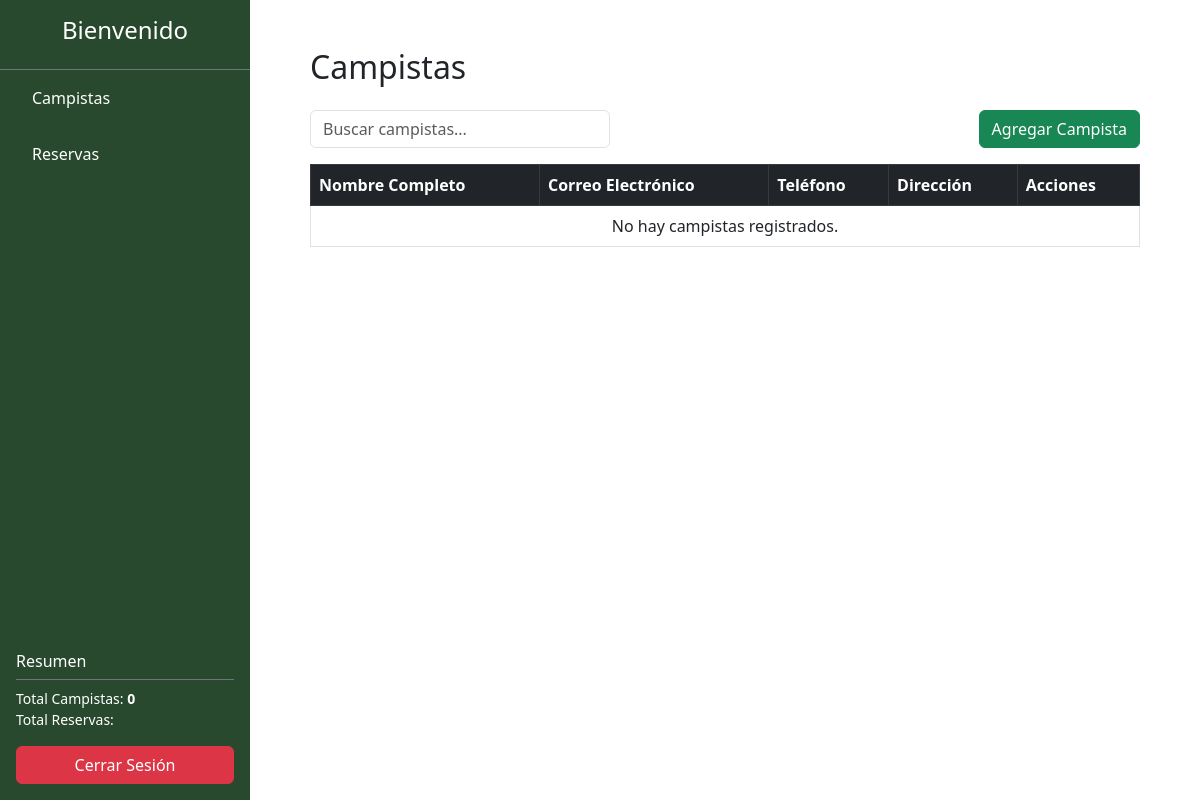
The page /campistas/ (signed in) on the database as committed earlier.
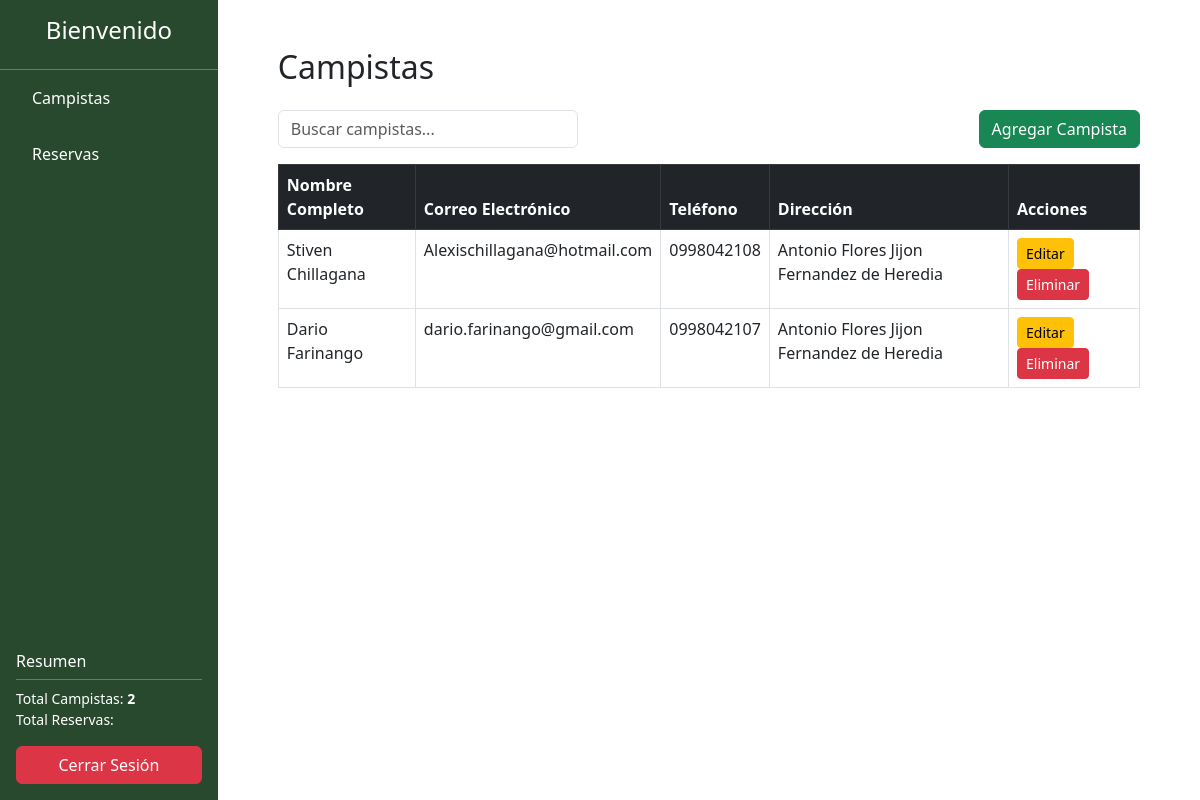
The same page on the database as committed later.
### Aplicaciones/Reservas_Camping_SD/models.py (models this page shows)
class Campista(models.Model):
    nombre_completo = models.CharField(max_length=100)
    correo_electronico = models.EmailField(unique=True)
    telefono = models.CharField(max_length=15)
    direccion = models.TextField(blank=True, null=True)
    usuario = models.ForeignKey('Usuario', on_delete=models.CASCADE)

### Aplicaciones/Reservas_Camping_SD/views.py (the view)
# urls.py: path('campistas/', views.lista_campistas),  # Lista de todos los campistas
def lista_campistas(request):
    if 'usuario' not in request.session:
        return redirect('/')
    usuario_actual = Usuario.objects.get(usuario=request.session['usuario'])
    campistas = Campista.objects.filter(usuario=usuario_actual)
    total_campistas = campistas.count()
    return render(request, 'lista_campistas.html', {
        'campistas': campistas,
        'total_campistas': total_campistas,
    })

### Aplicaciones/Reservas_Camping_SD/templates/lista_campistas.html (shortened to what this page needs)
{% extends "plantilla.html" %}
{% block contenido %}
<div class="container">
    <h2 class="mb-4">Campistas</h2>
    <div class="d-flex justify-content-between align-items-center mb-3">
        <input type="text" id="buscadorCampistas" class="form-control me-3" placeholder="Buscar campistas..." style="max-width: 300px;">
        <a href="/campistas/crear/" class="btn btn-success">Agregar Campista</a>
    </div>
    <table class="table table-bordered" id="tablaCampistas">
        <thead class="table-dark">
            <tr>
                <th>Nombre Completo</th>
                <th>Correo Electrónico</th>
                <th>Teléfono</th>
                <th>Dirección</th>
                <th>Acciones</th>
            </tr>
        </thead>
        <tbody>
            {% for campista in campistas %}
            <tr>
                <td>{{ campista.nombre_completo }}</td>
                <td>{{ campista.correo_electronico }}</td>
                <td>{{ campista.telefono }}</td>
                <td>
                    {% if campista.direccion %}
                        {{ campista.direccion }}
                    {% else %}
                        <span class="text-muted">Sin dirección</span>
                    {% endif %}
                </td>
                <td>
                    <a href="/campistas/editar/{{ campista.id }}/"
                       class="btn btn-warning btn-sm me-2">
                       Editar
                    </a>
                    <a href="#"
                       class="btn btn-danger btn-sm"
                       onclick="{% if campista.tiene_reservas %}mostrarAdvertencia() {% else %}confirmarEliminacion('{{ campista.id }}', '{{ campista.nombre_completo }}'){% endif %}">
                       Eliminar
                    </a>
                </td>
            </tr>
            {% empty %}
            <tr>
                <td colspan="5" class="text-center">No hay campistas registrados.</td>
            </tr>
            {% endfor %}
        </tbody>
    </table>
</div>
{% endblock %}

### Aplicaciones/Reservas_Camping_SD/templates/plantilla.html (shortened to what this page needs)
<!DOCTYPE html>
<html lang="es">
<head>
    <link rel="stylesheet" href="https://cdn.jsdelivr.net/npm/bootstrap@5.3.0/dist/css/bootstrap.min.css">
    <link rel="stylesheet" href="https://unpkg.com/izitoast/dist/css/iziToast.min.css">
</head>
<body class="d-flex vh-100">
    <div class="d-flex flex-column justify-content-between" style="width: 250px; background-color: rgb(41, 73, 47); color: white;">
        <div>
            <div class="text-center py-3 border-bottom border-secondary">
                <h4>Bienvenido</h4>
            </div>
            <ul class="nav flex-column px-3">
                <li class="nav-item my-2">
                    <a class="nav-link text-white btn btn-outline-light w-100 text-start" href="/campistas/">Campistas</a>
                </li>
                <li class="nav-item my-2">
                    <a class="nav-link text-white btn btn-outline-light w-100 text-start" href="/reservas/">Reservas</a>
                </li>
            </ul>
        </div>
        <div class="p-3">
            <h6 class="border-bottom border-secondary pb-2">Resumen</h6>
            <ul class="list-unstyled small">
                <li>Total Campistas: <strong>{{ total_campistas }}</strong></li>
                <li>Total Reservas: <strong>{{ total_reservas }}</strong></li>
            </ul>
            <a href="/cerrar_sesion/" class="btn btn-danger w-100">Cerrar Sesión</a>
        </div>
    </div>
    <div class="flex-grow-1 overflow-auto">
        <div class="container p-5">
            {% block contenido %}{% endblock %}
        </div>
    </div>
</body>
</html>

Rows that differ between the two databases and show on the page:
added Campista: nombre_completo "Stiven Chillagana", correo_electronico "Alexischillagana@hotmail.com", telefono "0998042108", direccion "Antonio Flores Jijon Fernandez de Heredia"
added Campista: nombre_completo "Dario Farinango", correo_electronico "dario.farinango@gmail.com", telefono "0998042107", direccion "Antonio Flores Jijon Fernandez de Heredia"
Other text that changed with them:
{{ total_campistas }}: "0" → "2"
text no longer shown: "No hay campistas registrados."
